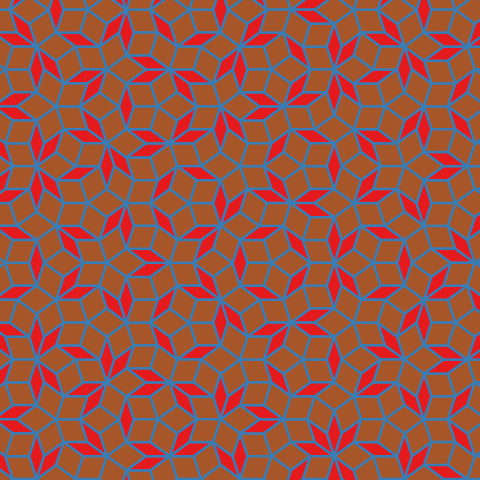

Recreate this plot in Python.
#!/usr/bin/python
#-*- coding:utf-8 -*-

'''
Created on 2017年4月17日
@author: thunderboltlei
@description: 
Draw generalized Penrose tilings using de Bruijn's pentagrid method.
Reference:
"Algebraic theory of Penrose's non-periodic tilings of the plane", N.G. de Bruijn.
Usage of this script: just run
    python penrose.py
each time you run this script it renders a different pattern,
these patterns are almost surely not isomorphic with each other.
'''
from itertools import combinations, product
import numpy as np
import random
import cairo



class GeneralizedPenroseTiling(object):

    def __init__(self, num_lines, shift, palette):
        '''
        num_lines:
            this integer determines the size of the region to be drawn.
        shift:
            five real numbers defining the shift in each direction,
            this tuple completely determines the resulting pattern.
            two tuples (a1, a2, a3, a4, a5) and (b1, b2, b3. b4, b5) determine isomorphic
            patterns if and only if
            (a1 + a2 + a3 + a4 + a5) - (b1 + b2 + b3 + b4 + b5) is an integer.
 
        palette:
            three colors (rgb tuples) for fat rhombus, thin rhombus and edges. 
        '''
        self.num_lines = num_lines
        self.shift = shift
        self.thin_rhombus_color = palette[0]
        self.fat_rhombus_color  = palette[1]
        self.edge_color  = palette[2]
        self.grids = [np.exp(2j * np.pi * i / 5) for i in range(5)]


    def rhombus(self, r, s, kr, ks):
        '''
        Compute the four vertices and color of the rhombus corresponding to
        the intersection point of two grid lines.
        Here 0 <= r < s <= 4 indicate the two grids and
        ks, kr are line numbers in each grid.
        The intersection point is the solution to a 2x2 linear equation:
        Re(z/GRIDS[r]) + SHIFT[r] = kr
        Re(z/GRIDS[s]) + SHIFT[s] = ks
        '''

        # if s-r = 1 or 4 then this is a thin rhombus, otherwise it's fat.
        if (s - r)**2 % 5 == 1:
            color = self.thin_rhombus_color
        else:
            color = self.fat_rhombus_color

        # the intersection point
        point = (self.grids[r] * (ks - self.shift[s])
                 - self.grids[s] * (kr - self.shift[r])) *1j / self.grids[s-r].imag

        # 5 integers that indicate the intersection point's position:
        # the i-th integer n_i indicates that this point lies in the n_i-th strip
        # in the i-th grid.
        index = [np.ceil((point/grid).real + shift)
                 for grid, shift in zip(self.grids, self.shift)]

        # Be careful of the accuracy problem here:
        # Mathematically the r-th and s-th item of index should be kr and ks,
        # but programmingly it might not.
        # So we have to manually set them to be the correct values.
        vertices = []
        for index[r], index[s] in [(kr, ks), (kr+1, ks), (kr+1, ks+1), (kr, ks+1)]:
            vertices.append(np.dot(index, self.grids))

            vertices_real = [(z.real, z.imag) for z in vertices]

        return vertices_real, color


    def tile(self):
        '''
        Compute all rhombus lie in a given number of grid lines
        '''
        for r, s in combinations(range(5), 2):
            for kr, ks in product(range(-self.num_lines, self.num_lines+1), repeat=2):
                yield self.rhombus(r, s, kr, ks)


    def render(self, imgsize, filename):
        surface = cairo.ImageSurface(cairo.FORMAT_ARGB32, imgsize, imgsize)
        ctx = cairo.Context(surface)
        ctx.scale(imgsize/(2.0*self.num_lines), imgsize/(2.0*self.num_lines))
        ctx.translate(self.num_lines, self.num_lines)
        ctx.set_line_join(2)
        ctx.set_line_width(0.1)
        ctx.set_source_rgb(0, 0, 0)
        ctx.paint()

        for rhombus, color in self.tile():
            A, B, C, D = rhombus
            ctx.move_to(*A)
            ctx.line_to(*B)
            ctx.line_to(*C)
            ctx.line_to(*D)
            ctx.line_to(*A)
            ctx.set_source_rgb(*color)
            ctx.fill_preserve()
            ctx.set_source_rgb(*self.edge_color)
            ctx.stroke()

        surface.write_to_png(filename)


if __name__ == '__main__':
    from palettable.colorbrewer.qualitative import Set1_8
    palette = random.sample(Set1_8.mpl_colors, 3)
    tiling = GeneralizedPenroseTiling(10, np.random.random(5), palette)
    tiling.render(imgsize=480, filename='penrose.png')
